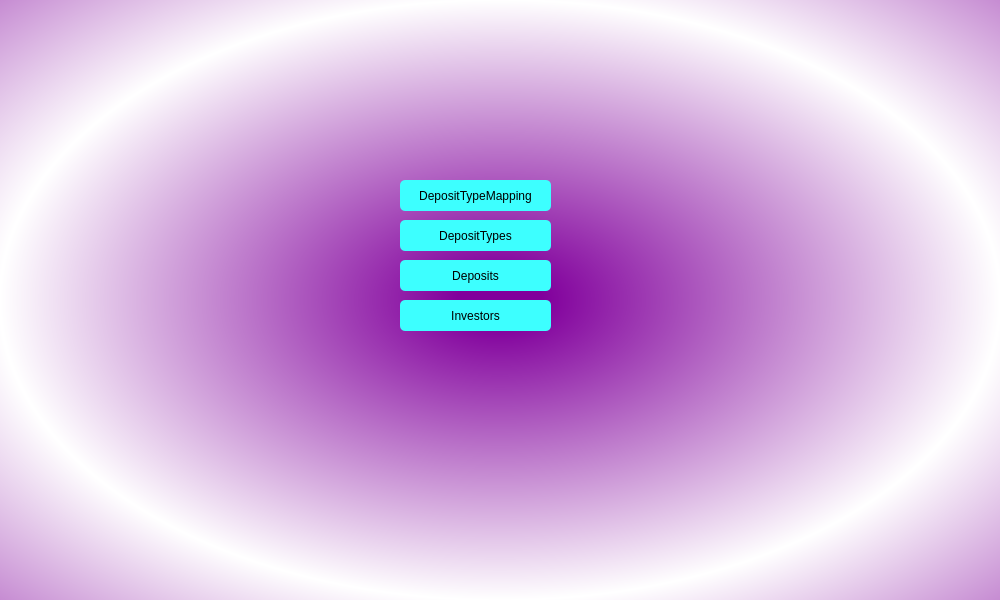
<?xml version="1.0" encoding="UTF-8"?>
<ui version="4.0">
 <class>MainWindow</class>
 <widget class="QMainWindow" name="MainWindow">
  <property name="geometry">
   <rect>
    <x>0</x>
    <y>0</y>
    <width>1000</width>
    <height>600</height>
   </rect>
  </property>
  <property name="minimumSize">
   <size>
    <width>1000</width>
    <height>600</height>
   </size>
  </property>
  <property name="maximumSize">
   <size>
    <width>1000</width>
    <height>600</height>
   </size>
  </property>
  <property name="sizeIncrement">
   <size>
    <width>1000</width>
    <height>800</height>
   </size>
  </property>
  <property name="baseSize">
   <size>
    <width>1000</width>
    <height>600</height>
   </size>
  </property>
  <property name="windowTitle">
   <string>Vehicles</string>
  </property>
  <property name="styleSheet">
   <string notr="true">

background-color: qradialgradient(spread:reflect, cx:0.5, cy:0.5, radius:0.5, fx:0.5, fy:0.5, stop:0.0852273 rgba(129, 0, 156, 255), stop:1 rgba(255, 255, 255, 255));
font: 75 12pt &quot;Fixedsys&quot;;
</string>
  </property>
  <widget class="QWidget" name="centralwidget">
   <widget class="QPushButton" name="AccidentsBtn">
    <property name="geometry">
     <rect>
      <x>400</x>
      <y>180</y>
      <width>151</width>
      <height>31</height>
     </rect>
    </property>
    <property name="styleSheet">
     <string notr="true">background-color: rgb(61, 255, 255);
border-radius: 5px;</string>
    </property>
    <property name="text">
     <string>DepositTypeMapping</string>
    </property>
   </widget>
   <widget class="QPushButton" name="DriversBtn">
    <property name="geometry">
     <rect>
      <x>400</x>
      <y>220</y>
      <width>151</width>
      <height>31</height>
     </rect>
    </property>
    <property name="styleSheet">
     <string notr="true">background-color: rgb(61, 255, 255);
border-radius: 5px;</string>
    </property>
    <property name="text">
     <string>DepositTypes</string>
    </property>
   </widget>
   <widget class="QPushButton" name="FuelBtn">
    <property name="geometry">
     <rect>
      <x>400</x>
      <y>260</y>
      <width>151</width>
      <height>31</height>
     </rect>
    </property>
    <property name="styleSheet">
     <string notr="true">background-color: rgb(61, 255, 255);
border-radius: 5px;</string>
    </property>
    <property name="text">
     <string>Deposits</string>
    </property>
   </widget>
   <widget class="QPushButton" name="InspectionsBtn">
    <property name="geometry">
     <rect>
      <x>400</x>
      <y>300</y>
      <width>151</width>
      <height>31</height>
     </rect>
    </property>
    <property name="styleSheet">
     <string notr="true">background-color: rgb(61, 255, 255);
border-radius: 5px;</string>
    </property>
    <property name="text">
     <string>Investors</string>
    </property>
   </widget>
  </widget>
 </widget>
 <resources/>
 <connections/>
</ui>
